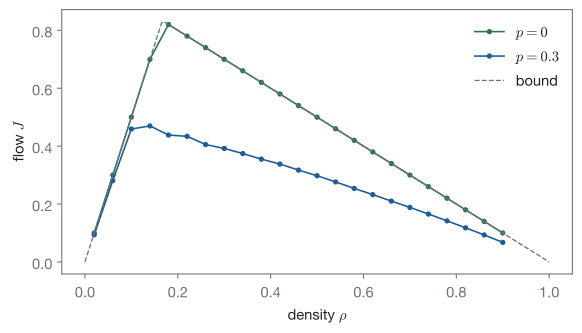

This figure's Python source:
"""The flow of the Nagel-Schreckenberg model against density, with and without random braking, and the bound min(rho vmax, 1 - rho)."""
import os
import sys

sys.path.insert(0, os.path.join(os.path.dirname(os.path.abspath(__file__)), "..", "..", "..", "_filters"))
from figstyle import *  # noqa: E402,F403

import numpy as np  # noqa: E402
from skcomplex.core.engine.runtime import simulate  # noqa: E402
from skcomplex.systems.engineering.traffic import NagelSchreckenbergSystem  # noqa: E402

rhos = np.linspace(0.02, 0.9, 23)
fig, ax = plt.subplots(figsize=(6.2, 3.6))
for p, color, label in ((0.0, EXAMPLE, r"$p = 0$"), (0.3, ACCENT, r"$p = 0.3$")):
    J = []
    for rho in rhos:
        v = np.asarray(simulate(NagelSchreckenbergSystem(1000, density=float(rho), slowdown=p, random_state=7), until=1500, random_state=7).get_values("road.velocity"))[1000:]
        J.append(rho * v[v >= 0].mean())
    ax.plot(rhos, J, "o-", ms=3, lw=1.2, color=color, label=label)
grid = np.linspace(0, 1, 201)
ax.plot(grid, np.minimum(5 * grid, 1 - grid), color=MUTED, lw=1.0, ls="--", label="bound")
ax.set_xlabel(r"density $\rho$")
ax.set_ylabel(r"flow $J$")
ax.legend(frameon=False)
fig.tight_layout()
save_figure(fig, "fundamental_diagram")
